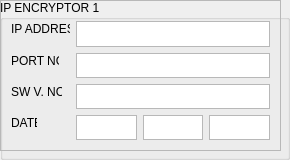
        <widget class="QGroupBox" name="groupBox_3">
         <property name="font">
          <font>
           <family>Arial</family>
          </font>
         </property>
         <property name="title">
          <string>IP ENCRYPTOR 1</string>
         </property>
         <widget class="QFrame" name="frame_5">
          <property name="geometry">
           <rect>
            <x>0</x>
            <y>0</y>
            <width>281</width>
            <height>151</height>
           </rect>
          </property>
          <property name="frameShape">
           <enum>QFrame::StyledPanel</enum>
          </property>
          <property name="frameShadow">
           <enum>QFrame::Raised</enum>
          </property>
         </widget>
         <widget class="QLabel" name="CSIE1_D_LB">
          <property name="geometry">
           <rect>
            <x>11</x>
            <y>115</y>
            <width>26</width>
            <height>16</height>
           </rect>
          </property>
          <property name="text">
           <string>DATE</string>
          </property>
         </widget>
         <widget class="QTextEdit" name="CSIE1_V_LE">
          <property name="geometry">
           <rect>
            <x>76</x>
            <y>84</y>
            <width>194</width>
            <height>25</height>
           </rect>
          </property>
         </widget>
         <widget class="QTextEdit" name="CSIE1_IP_LE">
          <property name="geometry">
           <rect>
            <x>76</x>
            <y>21</y>
            <width>194</width>
            <height>26</height>
           </rect>
          </property>
         </widget>
         <widget class="QLabel" name="CSIE1_IP_LB">
          <property name="geometry">
           <rect>
            <x>11</x>
            <y>21</y>
            <width>59</width>
            <height>16</height>
           </rect>
          </property>
          <property name="text">
           <string>IP ADDRESS</string>
          </property>
         </widget>
         <widget class="QTextEdit" name="CSIE1_P_LE">
          <property name="geometry">
           <rect>
            <x>76</x>
            <y>53</y>
            <width>194</width>
            <height>25</height>
           </rect>
          </property>
         </widget>
         <widget class="QLabel" name="CSIE1_P_LB">
          <property name="geometry">
           <rect>
            <x>11</x>
            <y>53</y>
            <width>48</width>
            <height>16</height>
           </rect>
          </property>
          <property name="text">
           <string>PORT NO.</string>
          </property>
         </widget>
         <widget class="QTextEdit" name="CSIE1_D_LE">
          <property name="geometry">
           <rect>
            <x>76</x>
            <y>115</y>
            <width>61</width>
            <height>25</height>
           </rect>
          </property>
         </widget>
         <widget class="QLabel" name="CSIE1_V_LB">
          <property name="geometry">
           <rect>
            <x>11</x>
            <y>84</y>
            <width>51</width>
            <height>16</height>
           </rect>
          </property>
          <property name="text">
           <string>SW V. NO.</string>
          </property>
         </widget>
         <widget class="QTextEdit" name="CSIE1_Y_LE">
          <property name="geometry">
           <rect>
            <x>209</x>
            <y>115</y>
            <width>61</width>
            <height>25</height>
           </rect>
          </property>
         </widget>
         <widget class="QTextEdit" name="CSIE1_M_LE">
          <property name="geometry">
           <rect>
            <x>143</x>
            <y>115</y>
            <width>60</width>
            <height>25</height>
           </rect>
          </property>
         </widget>
        </widget>
